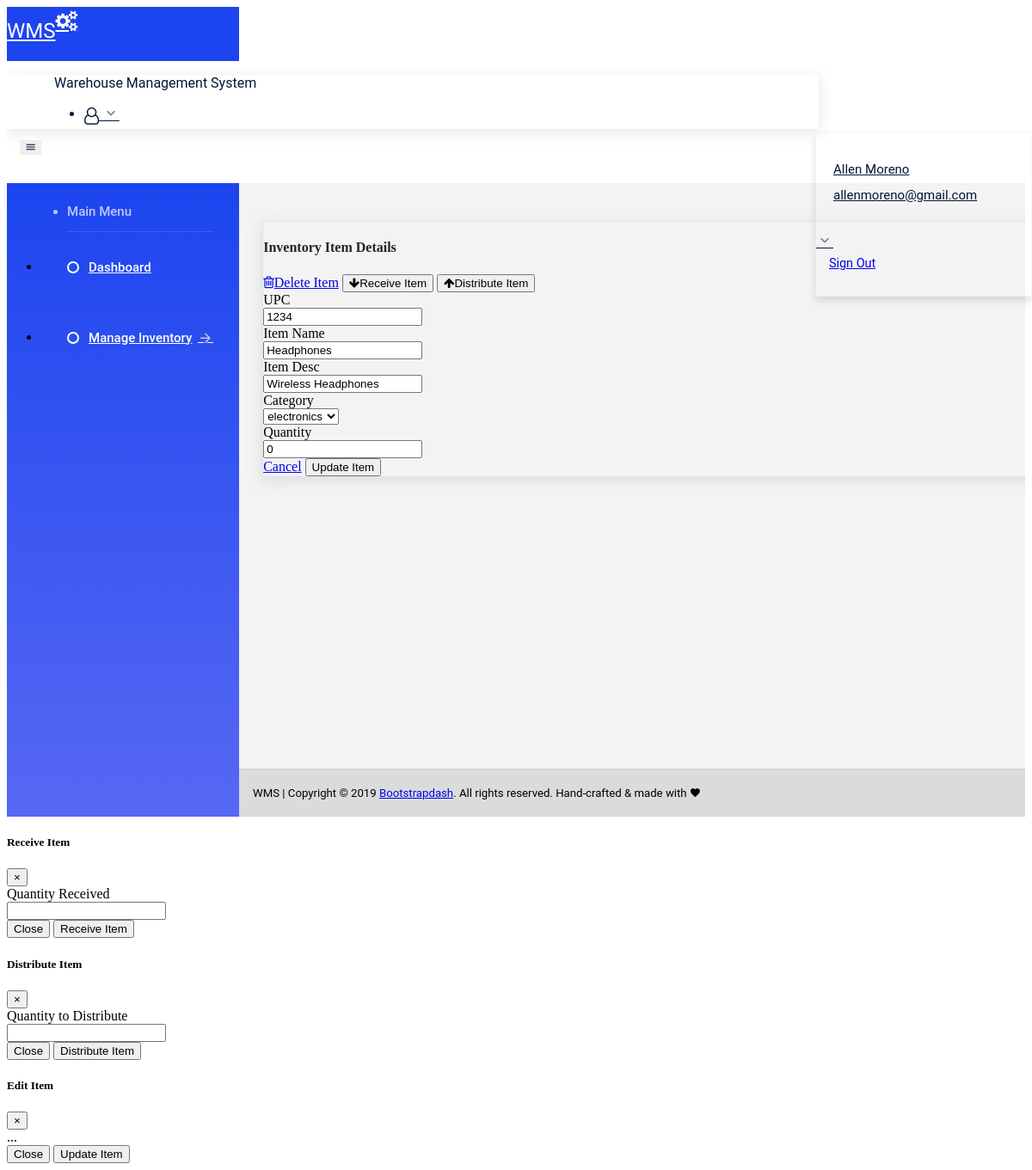
The app's page /item_details.php?details_id=73 with its own data.
### tables this page shows
CREATE TABLE `inventory_items` (
  `id` int(11) NOT NULL,
  `upc` varchar(255) NOT NULL,
  `item_name` varchar(255) NOT NULL,
  `item_desc` varchar(255) NOT NULL,
  `category` varchar(255) NOT NULL,
  `quantity` int(255) NOT NULL,
  `last_modified` timestamp NOT NULL DEFAULT CURRENT_TIMESTAMP ON UPDATE CURRENT_TIMESTAMP
);

### item_details.php (the view, shortened to what this page needs)
<!DOCTYPE html>
<html lang="en">
  <body>
    <div class="container-scroller">
      <div class="container-fluid page-body-wrapper">
        <div class="main-panel">
          <div class="content-wrapper">
            <?php
            if(isset($_GET['details_id'])){
                $id = $_GET['details_id'];
                $con = mysqli_connect(DB_SERVER, DB_USER, DB_PASS, DB_NAME);
            $sql = "SELECT * FROM inventory_items WHERE id = '$id' LIMIT 1";
            $search_result = mysqli_query($con, $sql);
            $row = mysqli_fetch_assoc($search_result);
            }
            ?>
            <div class="row">
              <div class="col-md-12">
                <div class="row">
                  <div class="col-md-12 grid-margin">
                    <div class="card">
                        <div class="card-body">
                          <div class="d-flex justify-content-between mb-3">
                          <h4 class="card-title">Inventory Item Details</h4>
                          <a href="./functions/delete_item.php?delete_id=<?php  echo($id);?>" class="btn btn-danger btn-small"><i class="fa fa-trash-o"></i>Delete Item</a>
                          <button data-toggle="modal" data-target="#receiveItemModal" class="btn btn-info btn-small"><i class="fa fa-arrow-down"></i>Receive Item</button>
                          <button data-toggle="modal" data-target="#distributeItemModal" class="btn btn-info btn-small"><i class="fa fa-arrow-up"></i>Distribute Item</button>
                        </div>
                            <form class="form-sample" method="GET" action="update_item.php">
                                <div class="row">
                                    <div class="col-md-12">
                                        <div class="form-group row">
                                            <label class="col-sm-3 col-form-label">UPC</label>
                                            <div class="col-sm-9">
                                            <input name="item_upc" type="number" class="form-control" value="<?php if(isset($row['upc'])){echo($row['upc']);} ?>"  required />
                                            </div>
                                        </div>
                                    </div>
                                    <div class="col-md-12">
                                        <div class="form-group row">
                                            <label class="col-sm-3 col-form-label">Item Name</label>
                                            <div class="col-sm-9">
                                                <input name="item_name" type="text" class="form-control" value="<?php if(isset($row['item_name'])){echo($row['item_name']);} ?>" required />
                                            </div>
                                        </div>
                                    </div>
                                </div>
                                <div class="row">
                                    <div class="col-md-12">
                                        <div class="form-group row">
                                            <label class="col-sm-3 col-form-label">Item Desc</label>
                                            <div class="col-sm-9">
                                                <input name="item_desc" type="text" class="form-control" value="<?php if(isset($row['item_desc'])){echo($row['item_desc']);} ?>" required />
                                            </div>
                                        </div>
                                    </div>
                                    <div class="col-md-12">
                                        <div class="form-group row">
                                            <label class="col-sm-3 col-form-label">Category</label>
                                            <div class="col-sm-9">
                                                <select name="item_category" class="form-control" required>
                                                <option selected value="<?php if(isset($row['category'])){echo($row['category']);}?>"><?php if(isset($row['category'])){echo($row['category']);}?></option>
                                                </select>
                                            </div>
                                        </div>
                                    </div>
                                </div>
                                <div class="row">
                                <div class="col-md-12">
                                        <div class="form-group row">
                                            <label class="col-sm-3 col-form-label">Quantity</label>
                                            <div class="col-sm-9">
                                                <input name="item_quantity" type="number" class="form-control" value="<?php if(isset($row['quantity'])){echo($row['quantity']);} ?>" required/>
                                            </div>
                                        </div>
                                    </div>
                                </div>
                                <div class="modal-footer">
                                <a href="manage_inventory_page.php" type="button" class="btn btn-secondary">Cancel</a>
                                <input type="submit" name="updateItemSubmitButton" class="btn btn-primary" value="Update Item">
                                </div>
                            </form>
                      </div>
                    </div>
                  </div>
                </div>
              </div>
            </div>
          </div>
        </div>
      </div>
    </div>
<div class="modal fade" id="receiveItemModal" tabindex="-1" role="dialog" aria-labelledby="receiveItemModal" aria-hidden="true">
  <div class="modal-dialog" role="document">
    <div class="modal-content">
      <div class="modal-header">
        <h5 class="modal-title" id="receiveItemModal">Receive Item</h5>
        <button type="button" class="close" data-dismiss="modal" aria-label="Close">
          <span aria-hidden="true">&times;</span>
        </button>
      </div>
      <div class="modal-body">
      <form class="form-sample" method="GET" action="./functions/receive_item.php">
          <div class="row">
          <div class="col-md-12">
                  <div class="form-group row">
                      <label class="col-sm-4 col-form-label">Quantity Received</label>
                      <div class="col-sm-8">
                          <input name="quantity_received" type="number" class="form-control" required/>
                      </div>
                  </div>
              </div>
          </div>
        <div class="modal-footer">
        <button type="button" class="btn btn-secondary" data-dismiss="modal">Close</button>
        <input type="submit" name="receiveItemSubmitButton" class="btn btn-primary" value="Receive Item">
      </div>
      </form>
      </div>
    </div>
  </div>
</div>
<div class="modal fade" id="distributeItemModal" tabindex="-1" role="dialog" aria-labelledby="distributeItemModal" aria-hidden="true">
  <div class="modal-dialog" role="document">
    <div class="modal-content">
      <div class="modal-header">
        <h5 class="modal-title" id="distributeItemModal">Distribute Item</h5>
        <button type="button" class="close" data-dismiss="modal" aria-label="Close">
          <span aria-hidden="true">&times;</span>
        </button>
      </div>
      <div class="modal-body">
      <form class="form-sample" method="GET" action="./functions/distribute_item.php">
          <div class="row">
          <div class="col-md-12">
                  <div class="form-group row">
                      <label class="col-sm-4 col-form-label">Quantity to Distribute</label>
                      <div class="col-sm-8">
                          <input name="quantity_distributed" type="number" class="form-control" required/>
                      </div>
                  </div>
              </div>
          </div>
        <div class="modal-footer">
        <button type="button" class="btn btn-secondary" data-dismiss="modal">Close</button>
        <input type="submit" name="distributeItemSubmitButton" class="btn btn-primary" value="Distribute Item">
      </div>
      </form>
      </div>
    </div>
  </div>
</div>
<div class="modal fade" id="editItemModal" tabindex="-1" role="dialog" aria-labelledby="editItemModal" aria-hidden="true">
  <div class="modal-dialog" role="document">
    <div class="modal-content">
      <div class="modal-header">
        <h5 class="modal-title" id="editItemModal">Edit Item</h5>
        <button type="button" class="close" data-dismiss="modal" aria-label="Close">
          <span aria-hidden="true">&times;</span>
        </button>
      </div>
      <div class="modal-body">
        ...
      </div>
      <div class="modal-footer">
        <button type="button" class="btn btn-secondary" data-dismiss="modal">Close</button>
        <button type="button" class="btn btn-primary">Update Item</button>
      </div>
    </div>
  </div>
</div>
</body>
</html>

### assets/css/demo_1/style.css (style rules this page uses)
.navbar.fixed-top + .page-body-wrapper { padding-top: 63px; }
.card { box-shadow: 0 0 0 0 rgba(90, 113, 208, 0.11), 0 4px 16px 0 rgba(167, 175, 183, 0.33); border: solid 1px #dde4eb; border-radius: 0px; }
.card .card-title { color: #212529; }
.page-body-wrapper { min-height: calc(100vh - 63px); display: flex; flex-direction: row; padding-left: 0; padding-right: 0; }
.main-panel { transition: width 0.25s ease, margin 0.25s ease; width: calc(100% - 270px); min-height: calc(100vh - 63px); display: flex; flex-direction: column; }
.content-wrapper { background: #F3F3F3; padding: 1.5rem 1.7rem; width: 100%; flex-grow: 1; }
.container-scroller { overflow: hidden; }

### records on screen
inventory_items: item_upc "1234", item_name "Headphones", item_desc "Wireless Headphones", item_category "electronics", item_quantity "0"
